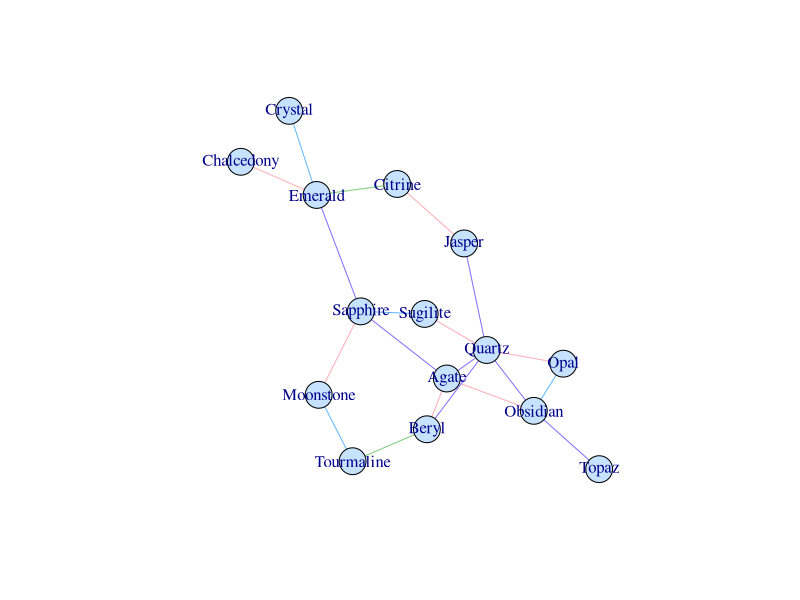
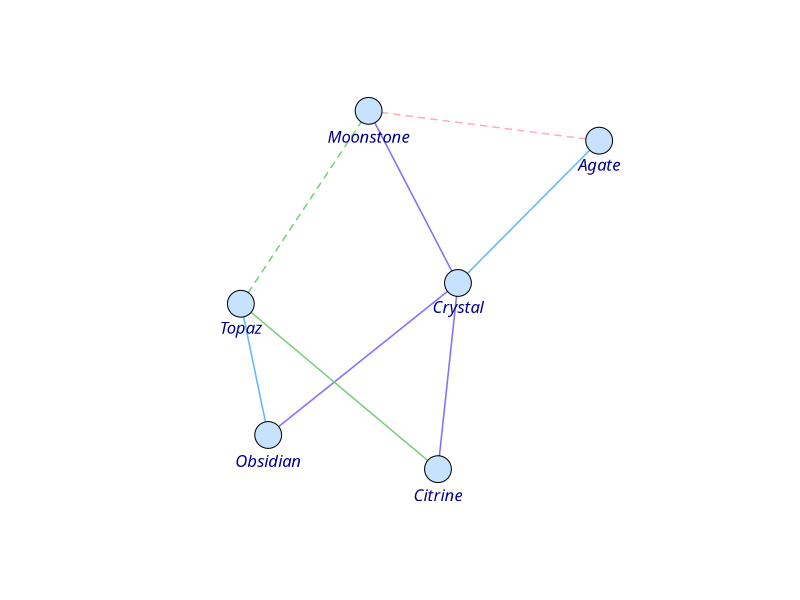
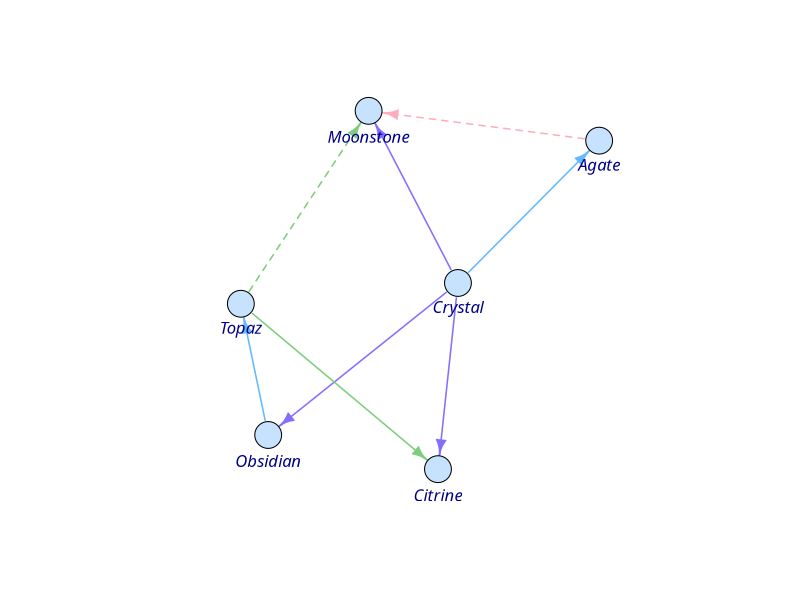

These figures' R source, in order:
## ---- chunk 1
library(igraph)
## ---- chunk 2
names <- c("Opal", "Tourmaline", "Emerald", "Citrine", "Jasper", "Moonstone", "Agate", "Chalcedony", "Crystal", "Obsidian", "Quartz", "Topaz", "Beryl", "Sugilite", "Sapphire")
## ---- chunk 3
set.seed(10)
samp_g <- sample_gnm(n = 15, m = 20)
## ---- chunk 4
vertex_attr(samp_g) <- list(name = names, color = rep("slategray1", gorder(samp_g)))
## ---- chunk 5
edge_attr(samp_g) <- list(color = sample(
  x = c("slateblue1", "lightpink1", "steelblue1", "palegreen3"),
  size = gsize(samp_g), replace = TRUE
))
## ---- chunk 6
plot(samp_g)
## ---- chunk 7
set.seed(4)
my_gem_df <- data.frame(
  "from" = c("Crystal", "Crystal", "Crystal", "Crystal", "Topaz", "Obsidian", "Agate", "Topaz"),
  "to" = c("Moonstone", "Citrine", "Obsidian", "Agate", "Citrine", "Topaz", "Moonstone", "Moonstone"),
  "color" = c("slateblue1", "slateblue1", "slateblue1", "steelblue1", "palegreen3", "steelblue1", "lightpink1", "palegreen3"),
  "connection_type" = c(rep(1, 6), 2, 2)
)
my_gem_df$weight <- as.numeric(as.factor(my_gem_df$color))
my_gem_df
## ---- chunk 8
g <- graph_from_data_frame(my_gem_df, directed = FALSE)
vertex_attr(g) <- list(name = vertex_attr(g, "name"), color = rep("slategray1", gorder(g)))
## ---- chunk 9
set.seed(4)
plot(g,
  edge.width = 1.5,
  edge.lty = edge_attr(g, "connection_type"),
  vertex.label.family = "Trebuchet MS",
  vertex.label.font = 3,
  vertex.label.cex = 1,
  vertex.label.dist = 2,
  vertex.label.degree = pi / 2
)
## ---- chunk 10
g <- graph_from_data_frame(my_gem_df, directed = TRUE)
vertex_attr(g) <- list(name = vertex_attr(g, "name"), color = rep("slategray1", gorder(g)))
set.seed(4)
plot(g,
  edge.width = 1.5,
  edge.lty = edge_attr(g, "connection_type"),
  edge.arrow.size = 0.8,
  vertex.label.family = "Trebuchet MS",
  vertex.label.font = 3,
  vertex.label.cex = 1,
  vertex.label.dist = 2,
  vertex.label.degree = pi / 2
)
